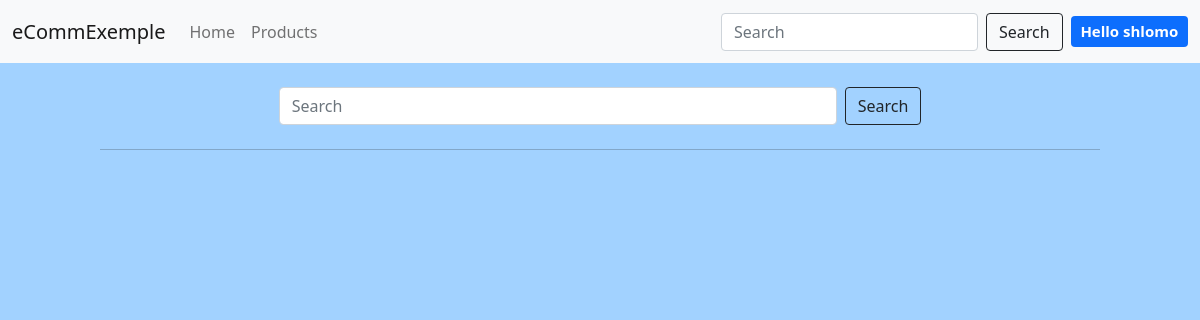
Before: /search/ (signed in) with the older database file.
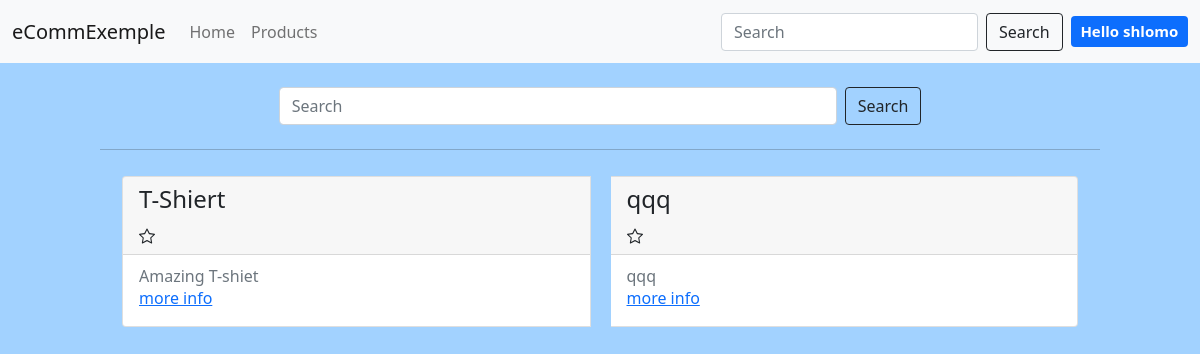
After: the same page with the newer database file.
### products/models.py (models this page shows, shortened)
class Product(models.Model):
    slug = models.SlugField()
    title = models.CharField(max_length=120)
    description = models.TextField()
    price = models.DecimalField(max_digits=5, decimal_places=2)
    image = models.ImageField(
        upload_to=upload_image_path, null=True, blank=True)
    featured = models.BooleanField(default=False)
    objects = ProductManger()

### search/views.py (the view)
# urls.py: path("", SearchListView.as_view(), name="search"),
class SearchListView(ListView):
    template_name = 'search/view.html'
    def get_queryset(self, *args, **kwargs):
        request = self.request
        query = request.GET.get('q', None)
        if query:
            products = Product.objects.filter(title__icontains=query)
            if products.count() > 0:
                return Product.objects.filter(title__icontains=query)
        return Product.objects.featured()
    def get_context_data(self, **kwargs):
        context = super().get_context_data(**kwargs)
        return context

### products/models.py (called while the page is built)
    def featured(self, *args, **kwargs):
        return self.get_queryset().filter(featured=True)

### search/templates/search/view.html (shortened to what this page needs)
{% extends "base.html" %}
{%load static%}
{% block content %}
{%url 'products:products' as products_url%}
<div class="row">
    {%if request.GET.q %}
    <div class="col-12 col-lg-10 col-sm-8 my-2 mx-auto ">
        Results for <b>{{request.GET.q}}</b>
    </div>
    {%else%}
    <div class="col-12 col-lg-8 col-sm-8 my-4 mx-auto ">
        {% include 'search/snippets/form.html' %}
    </div>
    {%endif%}
    <hr />
</div>
<div class="row">
    {% for product in product_list %}
    {%if forloop.first%}
    <div class="card-group">
        {%endif%}
        <div class=" card" style="margin:10px;width: 18rem;">
            <div class="card-header">
                <h4 class="card-title">{{product.title}}</h4>
            </div>
            <div class="card-body">
                <h6 class="card-subtitle text-muted">{{product.description|truncatewords:12}}</h6>
                {% if product.featured %}
                <a href="{% url 'products:featured_product' product.slug %}" class="card-link">more info</a>
                {%else%}
                <a href="{% url 'products:product' product.slug %}" class="card-link">more info</a>
                {% endif %}
            </div>
        </div>
        {% endfor %}
    </div>
</div>
{% endblock content %}}

### templates/base.html (shortened to what this page needs)
<!doctype html>
<html lang="en">
{%load static%}
<head>
    <link rel="stylesheet" href="{%static 'css/base.css'%}">
    <link href="https://cdn.jsdelivr.net/npm/bootstrap@5.0.0-beta2/dist/css/bootstrap.min.css" rel="stylesheet"
>
</head>
<body class="bg">
    {%include 'nav.html'%}
    <div class="container-fluid">
        <div class="row">
            <div class="col-1" id="rSideBar"></div>
            <div class="col-10 " id="contentZone">
                {% block content %}
                {% endblock content %}
            </div>
            <div class="col-1" id="lSideBar">
            </div>
        </div>
    </div>
</body>
</html>

### templates/nav.html (shortened to what this page needs)
<nav class="navbar navbar-expand-lg navbar-light bg-light">
    <div class="container-fluid">
        <a class="navbar-brand" href="{%url 'main'%}">{%if brand%}{{brand}}}{%else%}eCommExemple{%endif%}</a>
        <div class="collapse navbar-collapse" id="navbarSupportedContent">
            <ul class="navbar-nav me-auto mb-2 mb-lg-0">
                <li class="nav-item">
                    <a class="nav-link {%if nbar == 'home'%}active{%endif%}" href="{%url 'main'%}">Home</a>
                </li>
                <li class="nav-item">
                    <a class="nav-link {%if nbar == 'products'%}active{%endif%}"
                        href="{%url 'products:products'%}">Products</a>
                </li>
            </ul>
            {% include 'search/snippets/form.html' %}
            {% if user.is_authenticated %}
            <div class="my-1 ms-2 ms-lg-2 ms-sm-0">
                <h5 class="my-1">
                    <span id="user_badge" class="hovers py-2 px-auto badge  bg-primary" style="color: white;">
                        Hello {{user.username}}
                    </span>
                </h5>
            </div>
            {% else %}
            <a role="button" href="{%url 'login:login'%}" class="btn btn-outline-success my-auto ms-2">Login</a>
            {% endif %}
        </div>
    </div>
</nav>

### search/templates/search/snippets/form.html
<form class="d-flex" action="{%url 'search:search'%}">
    <input class="form-control me-2" type="text" name="q" {%if request.GET.q %} value="{{request.GET.q}}" {%endif%}
        placeholder="Search">
    <button class="btn btn-outline-dark mr-sm-2 my-2 my-sm-0" type="submit">Search</button>
</form>

### templates/statics/css/base.css (style rules this page uses)
.bg { background-color: #A2D2FF; }

Changed rows visible on the page:
added Product: title "T-Shiert", featured True (drawn), description "Amazing T-shiet"
added Product: title "qqq", featured True (drawn), description "qqq"
